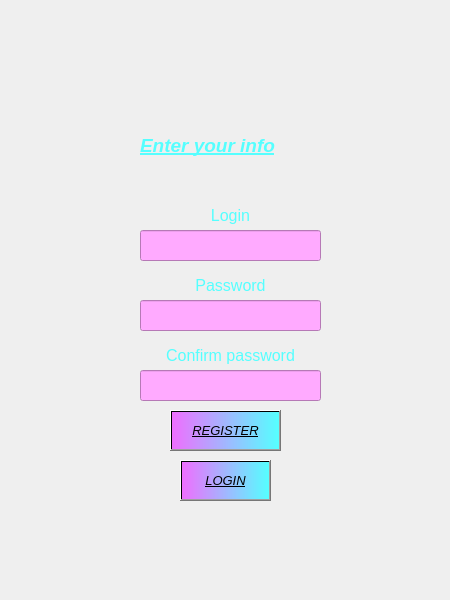
<?xml version="1.0" encoding="UTF-8"?>
<ui version="4.0">
 <class>Register</class>
 <widget class="QMainWindow" name="Register">
  <property name="geometry">
   <rect>
    <x>0</x>
    <y>0</y>
    <width>450</width>
    <height>600</height>
   </rect>
  </property>
  <property name="sizePolicy">
   <sizepolicy hsizetype="Fixed" vsizetype="Fixed">
    <horstretch>0</horstretch>
    <verstretch>0</verstretch>
   </sizepolicy>
  </property>
  <property name="windowTitle">
   <string>MainWindow</string>
  </property>
  <widget class="QWidget" name="centralwidget">
   <property name="enabled">
    <bool>true</bool>
   </property>
   <property name="acceptDrops">
    <bool>false</bool>
   </property>
   <widget class="QLabel" name="login_label">
    <property name="geometry">
     <rect>
      <x>140</x>
      <y>200</y>
      <width>181</width>
      <height>31</height>
     </rect>
    </property>
    <property name="font">
     <font>
      <pointsize>12</pointsize>
     </font>
    </property>
    <property name="styleSheet">
     <string notr="true">color: rgb(85, 255, 255);
</string>
    </property>
    <property name="text">
     <string>Login</string>
    </property>
    <property name="alignment">
     <set>Qt::AlignCenter</set>
    </property>
   </widget>
   <widget class="QLineEdit" name="login">
    <property name="geometry">
     <rect>
      <x>140</x>
      <y>230</y>
      <width>181</width>
      <height>31</height>
     </rect>
    </property>
    <property name="sizePolicy">
     <sizepolicy hsizetype="Expanding" vsizetype="Fixed">
      <horstretch>2</horstretch>
      <verstretch>0</verstretch>
     </sizepolicy>
    </property>
    <property name="font">
     <font>
      <pointsize>10</pointsize>
     </font>
    </property>
    <property name="styleSheet">
     <string notr="true">padding: 2 5;
background-color: rgb(255, 170, 255);</string>
    </property>
    <property name="inputMask">
     <string/>
    </property>
    <property name="text">
     <string/>
    </property>
   </widget>
   <widget class="QLabel" name="password_label">
    <property name="geometry">
     <rect>
      <x>140</x>
      <y>270</y>
      <width>181</width>
      <height>31</height>
     </rect>
    </property>
    <property name="font">
     <font>
      <pointsize>12</pointsize>
      <weight>50</weight>
      <bold>false</bold>
      <strikeout>false</strikeout>
     </font>
    </property>
    <property name="styleSheet">
     <string notr="true">color: rgb(85, 255, 255);</string>
    </property>
    <property name="text">
     <string>Password</string>
    </property>
    <property name="alignment">
     <set>Qt::AlignCenter</set>
    </property>
   </widget>
   <widget class="QLineEdit" name="password">
    <property name="geometry">
     <rect>
      <x>140</x>
      <y>300</y>
      <width>181</width>
      <height>31</height>
     </rect>
    </property>
    <property name="font">
     <font>
      <pointsize>10</pointsize>
     </font>
    </property>
    <property name="styleSheet">
     <string notr="true">padding: 2 5; type:password;
background-color: rgb(255, 170, 255);</string>
    </property>
    <property name="text">
     <string/>
    </property>
    <property name="echoMode">
     <enum>QLineEdit::Password</enum>
    </property>
   </widget>
   <widget class="QPushButton" name="login_btn">
    <property name="geometry">
     <rect>
      <x>180</x>
      <y>460</y>
      <width>91</width>
      <height>41</height>
     </rect>
    </property>
    <property name="font">
     <font>
      <pointsize>10</pointsize>
      <italic>true</italic>
      <underline>true</underline>
     </font>
    </property>
    <property name="styleSheet">
     <string notr="true">background-color: qlineargradient(spread:pad, x1:0, y1:0, x2:1, y2:0, stop:0 rgb(239, 110, 254), stop:1 rgb(85, 255, 255));</string>
    </property>
    <property name="text">
     <string>LOGIN</string>
    </property>
    <property name="checkable">
     <bool>false</bool>
    </property>
    <property name="default">
     <bool>false</bool>
    </property>
   </widget>
   <widget class="QLabel" name="title">
    <property name="geometry">
     <rect>
      <x>140</x>
      <y>130</y>
      <width>181</width>
      <height>31</height>
     </rect>
    </property>
    <property name="font">
     <font>
      <pointsize>14</pointsize>
      <weight>75</weight>
      <italic>true</italic>
      <bold>true</bold>
      <underline>true</underline>
     </font>
    </property>
    <property name="styleSheet">
     <string notr="true">color: rgb(85, 255, 255);</string>
    </property>
    <property name="text">
     <string>Enter your info</string>
    </property>
   </widget>
   <widget class="QLabel" name="bg">
    <property name="geometry">
     <rect>
      <x>49</x>
      <y>70</y>
      <width>361</width>
      <height>480</height>
     </rect>
    </property>
    <property name="focusPolicy">
     <enum>Qt::WheelFocus</enum>
    </property>
    <property name="autoFillBackground">
     <bool>false</bool>
    </property>
    <property name="frameShape">
     <enum>QFrame::NoFrame</enum>
    </property>
    <property name="text">
     <string/>
    </property>
    <property name="pixmap">
     <pixmap>images/bg.gif</pixmap>
    </property>
   </widget>
   <widget class="QLabel" name="main_bg">
    <property name="geometry">
     <rect>
      <x>-95</x>
      <y>-80</y>
      <width>641</width>
      <height>711</height>
     </rect>
    </property>
    <property name="text">
     <string/>
    </property>
    <property name="pixmap">
     <pixmap>images/main_bg.jpg</pixmap>
    </property>
   </widget>
   <widget class="QPushButton" name="register_btn">
    <property name="geometry">
     <rect>
      <x>170</x>
      <y>410</y>
      <width>111</width>
      <height>41</height>
     </rect>
    </property>
    <property name="font">
     <font>
      <pointsize>10</pointsize>
      <italic>true</italic>
      <underline>true</underline>
     </font>
    </property>
    <property name="styleSheet">
     <string notr="true">background-color: qlineargradient(spread:pad, x1:0, y1:0, x2:1, y2:0, stop:0 rgb(239, 110, 254), stop:1 rgb(85, 255, 255));</string>
    </property>
    <property name="text">
     <string>REGISTER</string>
    </property>
    <property name="checkable">
     <bool>false</bool>
    </property>
    <property name="default">
     <bool>false</bool>
    </property>
   </widget>
   <widget class="QLabel" name="password_label_2">
    <property name="geometry">
     <rect>
      <x>140</x>
      <y>340</y>
      <width>181</width>
      <height>31</height>
     </rect>
    </property>
    <property name="font">
     <font>
      <pointsize>12</pointsize>
      <weight>50</weight>
      <bold>false</bold>
      <strikeout>false</strikeout>
     </font>
    </property>
    <property name="styleSheet">
     <string notr="true">color: rgb(85, 255, 255);</string>
    </property>
    <property name="text">
     <string>Confirm password</string>
    </property>
    <property name="alignment">
     <set>Qt::AlignCenter</set>
    </property>
   </widget>
   <widget class="QLineEdit" name="password_2">
    <property name="geometry">
     <rect>
      <x>140</x>
      <y>370</y>
      <width>181</width>
      <height>31</height>
     </rect>
    </property>
    <property name="font">
     <font>
      <pointsize>10</pointsize>
     </font>
    </property>
    <property name="styleSheet">
     <string notr="true">padding: 2 5; type:password;
background-color: rgb(255, 170, 255);</string>
    </property>
    <property name="text">
     <string/>
    </property>
    <property name="echoMode">
     <enum>QLineEdit::Password</enum>
    </property>
   </widget>
   <zorder>main_bg</zorder>
   <zorder>bg</zorder>
   <zorder>login_label</zorder>
   <zorder>login</zorder>
   <zorder>password_label</zorder>
   <zorder>password</zorder>
   <zorder>login_btn</zorder>
   <zorder>title</zorder>
   <zorder>register_btn</zorder>
   <zorder>password_label_2</zorder>
   <zorder>password_2</zorder>
  </widget>
 </widget>
 <resources/>
 <connections/>
</ui>
